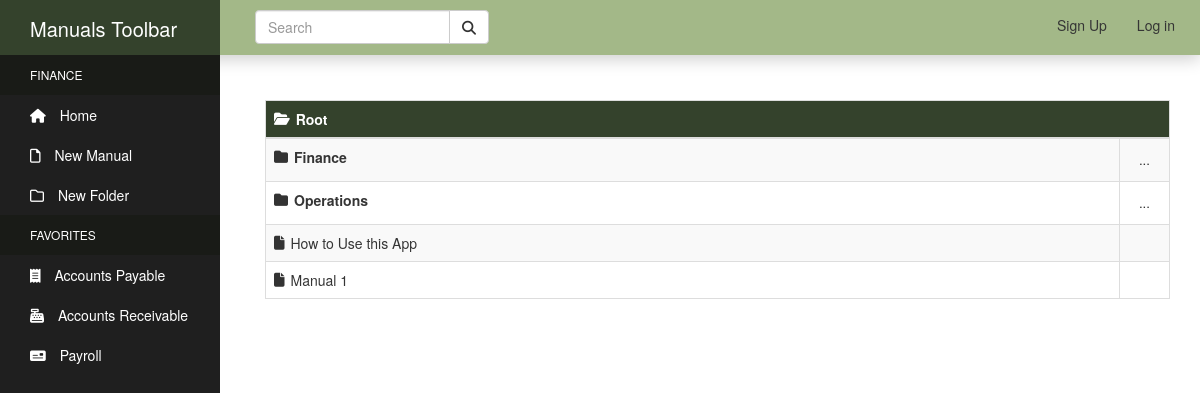
The app's page /, older data.
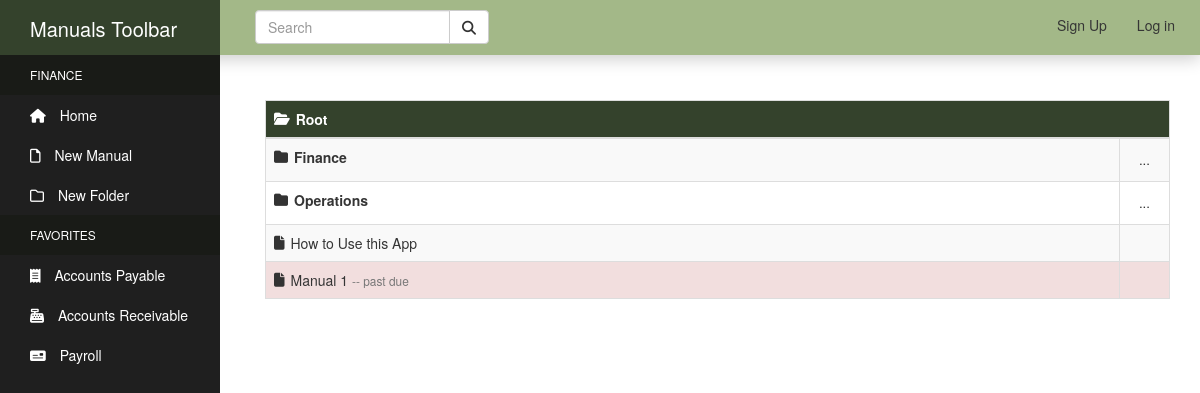
The same page, newer data.
### manuals/models.py (models this page shows, shortened)
class Manual(models.Model):
    title = models.CharField(max_length=100)
    author = models.ForeignKey(User, related_name='author', null=True, on_delete=models.SET_NULL)
    content = models.TextField()
    tags = models.CharField(max_length=150, blank=True, null=True)
    pub_date = models.DateTimeField('Date Published', auto_now_add=True)
    admin = models.ForeignKey(User, related_name='admin_of', null=True, on_delete=models.SET_NULL)
    department = models.ForeignKey(Department, related_name='manual_department', null=True, on_delete=models.SET_NULL)
    last_update = models.DateTimeField('Last Update', null=True, auto_now=True)
    last_update_by = models.ForeignKey(User, related_name='updated_by', null=True, on_delete=models.SET_NULL)
    next_update = models.DateTimeField('Next Update Due', null=True)
    update_assigned_to = models.ForeignKey(User, related_name='assigned_to', blank=True, null=True, on_delete=models.SET_NULL)
    is_archived = models.BooleanField('Archived', default=False)
    folder = TreeForeignKey(
    'Directory',
    default=1,
    related_name='manuals',
    on_delete=models.CASCADE
    )
    def update_status(self):
        status = [
            'up_to_date',
            'due_soon',
            'overdue'
        ]
        if self.next_update - self.last_update >= datetime.timedelta(weeks=2):
            return status[0]
        elif self.next_update - self.last_update <= datetime.timedelta(days=0):
            return status[2]
        else:
            return status[1]

### manuals/views.py (the view)
# urls.py: path('', views.index, name='index'),
def index(request):
    if request.method == 'GET':
        dir_id = int(request.GET.get('dir_id', default=1))
        current_folder = Directory.objects.get(pk=dir_id)
        children = current_folder.get_children()
        ancestors = current_folder.get_ancestors()
        manuals = current_folder.manuals.all()
        directories = {
            'directories': children,
            'current_folder': current_folder,
            'ancestors': ancestors,
            'manuals': manuals,
        }
        if request.is_ajax():
            return render(request, 'manuals/index_ajax.html', directories)
        else:
            return render(request, 'manuals/index.html', directories)

### manuals_site/my_processors/my_context.py (called while the page is built)
def custom_message_processor(request):
    messages = []
    uniq_messages = []
    for m in get_messages(request):
        if m.message not in messages:
            messages.append(m.message)
            uniq_messages.append(m)
    return {'messages': uniq_messages}

### manuals/templates/manuals/index.html (shortened to what this page needs)
{% extends "manuals/header.html" %}
{% block content %}
{% load static %}
{% load mptt_tags %}
    <div class="container-fluid" id="dir-table">
        {% include "manuals/index_ajax.html" %}
    </div>
{% endblock %}

### manuals/templates/manuals/index_ajax.html (shortened to what this page needs)
{% load static %}
{% load mptt_tags %}
<table class="table table-striped table-bordered table-hover">
    <thead class="thead-dark">
    <tr>
        <th colspan="2" scope="col" class="file-root" id="pk-{{ current_folder.id }}">
            <strong>{{ current_folder.name }}</strong>
        </th>
    </tr>
    </thead>
    <tbody>
    {% for directory in directories %}
        {% if not directory.name == "Root" %}
            <tr>
                <td class="file-folder col-main">
                    <strong><a class="folder" id="pk-{{ directory.id }}"  href="#">{{ directory.name }}</a></strong>
                </td>
                <td class="col-secondary">
                    <div class="folder-dropdown">
                        <a class="btn btn-sm btn-drop" href="#">...</a>
                    </div>
                </td>
            </tr>
        {% endif %}
    {% endfor %}
    {% for manual in manuals %}
        {% if manual.update_status == "due_soon" %}
            <tr class="warning">
            <td class="file-file"><a href="{% url 'manual-detail' manual.id %}">{{ manual.title }}</a>
                <small class="text-muted"> -- due soon</small>
            </td>
        {% elif manual.update_status == "overdue" %}
            <tr class="danger">
            <td class="file-file"><a href="{% url 'manual-detail' manual.id %}">{{ manual.title }}</a>
                <small class="text-muted"> -- past due</small>
            </td>
        {% else %}
            <tr>
            <td class="file-file"><a href="{% url 'manual-detail' manual.id %}">{{ manual.title }}</a></td>
        {% endif %}
            <td></td>
        </tr>
    {% endfor %}
    </tbody>
</table>

Row changes from the older to the newer data that the page shows:
changed Manual "Manual 1": next_update "2020-03-23 02:42:27.994854" → "2019-12-25 04:13:10" (drawn)
